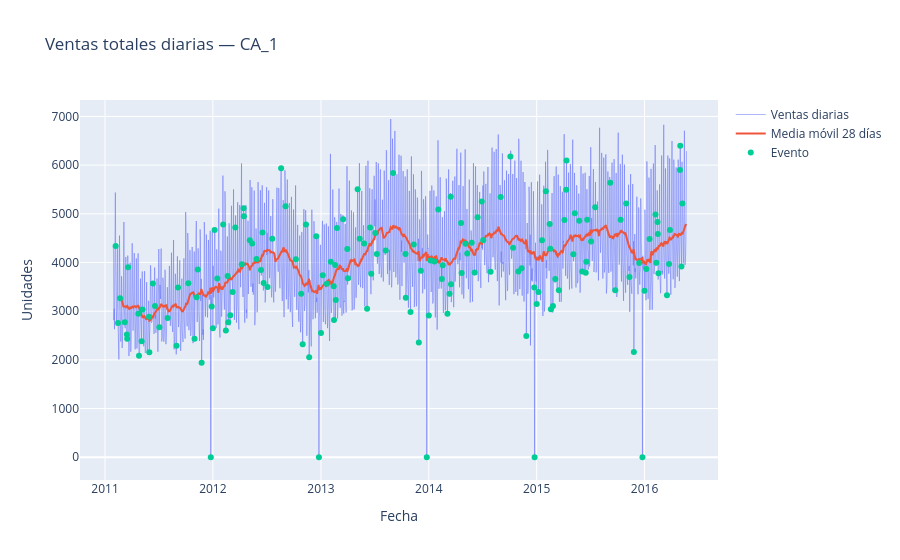

The cell this chart's notebook holds for it:
### Code cell
diario = (df.group_by("date")
            .agg(ventas=pl.col("sales").sum(),
                 evento=pl.col("event_name_1").first().cast(pl.Utf8))
            .sort("date")
            .with_columns(media_28=pl.col("ventas").rolling_mean(28))
            .to_pandas())

ev = diario[diario["evento"] != "none"]

fig = go.Figure()
fig.add_scatter(x=diario["date"], y=diario["ventas"], name="Ventas diarias",
                line=dict(width=1), opacity=0.5)
fig.add_scatter(x=diario["date"], y=diario["media_28"], name="Media móvil 28 días",
                line=dict(width=2))
fig.add_scatter(x=ev["date"], y=ev["ventas"], mode="markers", name="Evento",
                marker=dict(size=6), text=ev["evento"], hovertemplate="%{text}<br>%{y}")
fig.update_layout(title="Ventas totales diarias — CA_1",
                  xaxis_title="Fecha", yaxis_title="Unidades")
guardar(fig, "03_ventas_diarias")

### Figure 1 — Plotly figure (JSON) as saved in the notebook; plotly's stock layout.template omitted (floating-point values rounded to 4 significant figures; data arrays with more than 128 entries replaced by an {"elided": "..."} marker saying what was removed)
{"data": [{"line": {"width": 1}, "name": "Ventas diarias", "opacity": 0.5, "type": "scatter", "x": {"elided": "1941 str values"}, "y": {"elided": "1941 int values"}}, {"line": {"width": 2}, "name": "Media móvil 28 días", "type": "scatter", "x": {"elided": "1941 str values"}, "y": {"elided": "1941 float values"}}, {"hovertemplate": "%{text}<br>%{y}", "marker": {"size": 6}, "mode": "markers", "name": "Evento", "text": {"elided": "158 str values"}, "type": "scatter", "x": {"elided": "158 str values"}, "y": {"elided": "158 int values"}}], "layout": {"title": {"text": "Ventas totales diarias — CA_1"}, "xaxis": {"title": {"text": "Fecha"}}, "yaxis": {"title": {"text": "Unidades"}}}}
